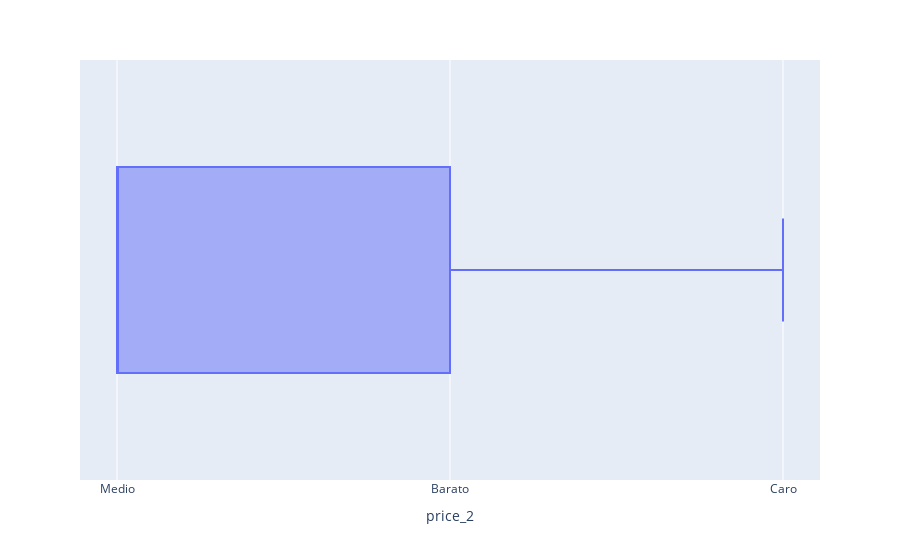

Source (notebook cell):
### Code cell
#boxplot por precio

fig = px.box(df, x="price_2")
fig.show()

### Figure 1 — Plotly figure (JSON) as saved in the notebook; plotly's stock layout.template omitted (floating-point values rounded to 4 significant figures; data arrays with more than 128 entries replaced by an {"elided": "..."} marker saying what was removed)
{"data": [{"alignmentgroup": "True", "hovertemplate": "price_2=%{x}<extra></extra>", "legendgroup": "", "marker": {"color": "#636efa"}, "name": "", "notched": false, "offsetgroup": "", "orientation": "h", "showlegend": false, "type": "box", "x": {"elided": "498 str values"}, "x0": " ", "xaxis": "x", "y0": " ", "yaxis": "y"}], "layout": {"boxmode": "group", "legend": {"tracegroupgap": 0}, "margin": {"t": 60}, "xaxis": {"anchor": "y", "domain": [0, 1], "title": {"text": "price_2"}}, "yaxis": {"anchor": "x", "domain": [0, 1]}}}
